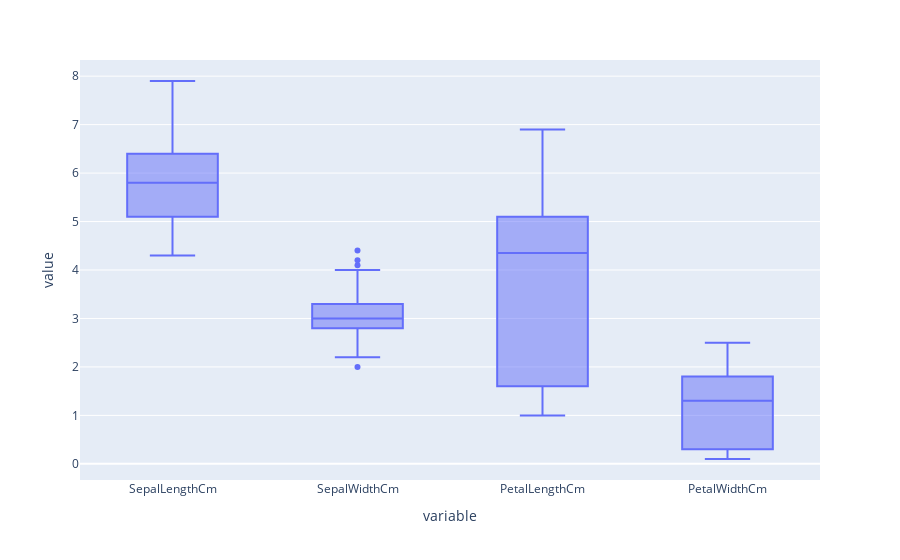

Notebook source saved alongside this figure:
### Code cell
fig = px.box(data[f],y=f)
fig.show()

### Figure 1 — Plotly figure (JSON) as saved in the notebook; plotly's stock layout.template omitted (floating-point values rounded to 4 significant figures; data arrays with more than 128 entries replaced by an {"elided": "..."} marker saying what was removed)
{"data": [{"alignmentgroup": "True", "hovertemplate": "variable=%{x}<br>value=%{y}<extra></extra>", "legendgroup": "", "marker": {"color": "#636efa"}, "name": "", "notched": false, "offsetgroup": "", "orientation": "v", "showlegend": false, "type": "box", "x": {"elided": "600 str values"}, "x0": " ", "xaxis": "x", "y": {"elided": "600 float values"}, "y0": " ", "yaxis": "y"}], "layout": {"boxmode": "group", "legend": {"tracegroupgap": 0}, "margin": {"t": 60}, "xaxis": {"anchor": "y", "domain": [0, 1], "title": {"text": "variable"}}, "yaxis": {"anchor": "x", "domain": [0, 1], "title": {"text": "value"}}}}
